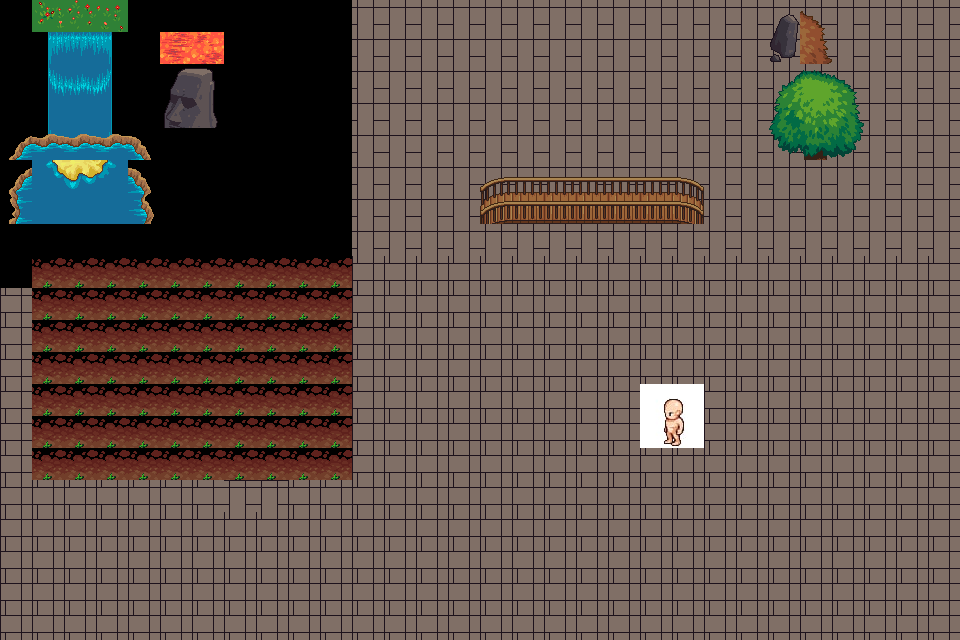

This is a level from a 2D game, rendered from its Tiled map with the project's own tilesets. A one-line summary and the map file follow, with tile-layer data summarised:
An orthogonal 30x20 tile map with 32x32 px tiles, 8 tile layers (Ground, Tree, Sàn, Cầu, ...), 2 tilesets.

<map version="1.10" tiledversion="1.12.1" orientation="orthogonal" renderorder="right-down" width="30" height="20" tilewidth="32" tileheight="32" infinite="0" nextlayerid="13" nextobjectid="3">
 <tileset firstgid="1" source="Map1.tsx" />
 <tileset firstgid="1025" source="BODY_animation.tsx" />
 <layer id="2" name="Ground" width="30" height="20">
  <data>[600 cells, 73 non-empty, 1 distinct tile ids]</data>
 </layer>
 <layer id="1" name="Tree" width="30" height="20">
  <data>[600 cells, 359 non-empty, 3 distinct tile ids]</data>
 </layer>
 <layer id="3" name="Sàn" width="30" height="20">
  <data>[600 cells, 152 non-empty, 1 distinct tile ids]</data>
 </layer>
 <layer id="4" name="Cầu" width="30" height="20">
  <data>[600 cells, 14 non-empty, 6 distinct tile ids]</data>
 </layer>
 <layer id="6" name="Cây" width="30" height="20">
  <data>[600 cells, 14 non-empty, 14 distinct tile ids]</data>
 </layer>
 <layer id="7" name="Thác" width="30" height="20" offsetx="0.790709" offsety="0.790709">
  <data>[600 cells, 23 non-empty, 23 distinct tile ids]</data>
 </layer>
 <layer id="9" name="Vũng nước" width="30" height="20">
  <data>[600 cells, 13 non-empty, 9 distinct tile ids]</data>
 </layer>
 <objectgroup id="11" name="Lính" />
 <layer id="12" name="av" width="30" height="20">
  <data>[600 cells, 4 non-empty, 4 distinct tile ids]</data>
 </layer>
</map>
